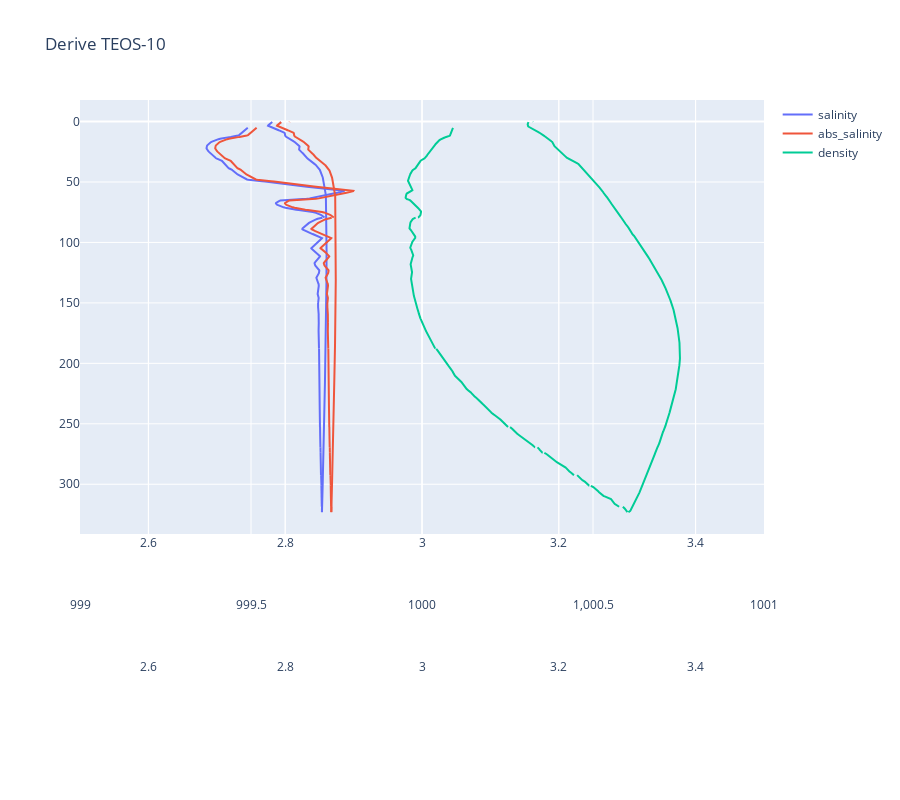

The cell this chart's notebook holds for it:
### Markdown cell above
## [Derive TEOS-10](#proc-list)
This section shows how the Derive TEOS-10 function uses temperature, conductivity, practical salinity, pressure, latitude, and/or longitude to compute the following thermodynamic parameters using TEOS-10 equations:  

The table below references python functions from [TEOS-10](https://github.com/TEOS-10/GSW-Python) that are the same functions in SBE Data Processing.
> Note: Results may differ slightly from SBE Data Processing due to GSW version differences.

| Variable Name                      | GSW-Python function              |  
|------------------------------------|----------------------------------|  
| Absolute Salinity                  | gsw.SA_from_SP                   |
| Absolute Salinity Anomaly          | gsw.deltaSA_from_SP              |
| adiabatic lapse rate               | gsw.adiabatic_lapse_rate_from_CT |
| Conservative Temperature           | gsw.CT_from_t                    |
| Conservative Temperature, freezing | gsw.CT_freezing                  |
| density, TEOS-10                   | gsw.rho[<sup>1</sup>](#teos_fn1)        |
| dynamic enthalpy                   | gsw.dynamic_enthalpy             |
| enthalpy                           | gsw.enthalpy                     |
| entropy                            | gsw.entropy_from_t               |
| gravity                            | gsw.grav                         |
| internal energy                    | gsw.internal_energy              |
| isentropic compressibility         | gsw.kappa                        |
| latent heat of evaporation         | gsw.latentheat_evap_CT           |
| latent heat of melting             | gsw.latentheat_melting           |
| potential temperature              | gsw.pt0_from_t                   |
| Preformed Salinity                 | gsw.Sstar_from_SA                |
| Reference Salinity                 | gsw.SR_from_SP                   |
| saline contraction coefficient     | gsw.beta                         |
| sound speed                        | gsw.sound_speed                  |
| specific volume                    | gsw.specvol                      |
| specific volume anomaly            | gsw.specvol_anom_standard        |
| temperature freezing               | gsw.t_freezing                   |
| thermal expansion coefficient      | gsw.alpha                        |

<span id="teos_fn1"> <sup>1</sup> use gsw.rho with reference pressure for the sigmas

### Code cell
data['salinity'] = gsw.SP_from_C(
    C=data['corrected_cond'].values,
    t=data['filtered_temp'].values,
    p=data['press'].values
)

data["abs_salinity"] = gsw.SA_from_SP(
    SP=data["salinity"].values, p=data["press"].values, lon=0, lat=0
)

data['conservative_t'] = gsw.CT_from_t(
    SA=data['abs_salinity'].values,
    t=data['filtered_temp'].values,
    p=data['press'].values
)

data['density'] = gsw.rho(
    SA=data['abs_salinity'].values,
    CT=data['conservative_t'].values,
    p=[0]
)

plot(
    data=data,
    title='Derive TEOS-10',
    x_names=['salinity', 'abs_salinity', 'density'],
    x_bounds={0: [2.5, 3.5], 1: [2.5, 3.5], 2: [999, 1001]}
)

### Figure 1 — Plotly figure (JSON) as saved in the notebook; plotly's stock layout.template omitted (floating-point values rounded to 4 significant figures; data arrays with more than 128 entries replaced by an {"elided": "..."} marker saying what was removed)
{"data": [{"name": "salinity", "type": "scatter", "x": {"elided": "3069 float values"}, "xaxis": "x", "y": {"elided": "3069 float values"}}, {"name": "abs_salinity", "type": "scatter", "x": {"elided": "3069 float values"}, "xaxis": "x2", "y": {"elided": "3069 float values"}}, {"name": "density", "type": "scatter", "x": {"elided": "3069 float values"}, "xaxis": "x3", "y": {"elided": "3069 float values"}}], "layout": {"height": 800, "title": {"text": "Derive TEOS-10"}, "xaxis": {"domain": [0, 1], "range": [2.5, 3.5], "title": {"text": ""}}, "xaxis2": {"overlaying": "x", "position": 0.1, "range": [2.5, 3.5], "title": {"text": ""}}, "xaxis3": {"overlaying": "x", "position": 0.2, "range": [999, 1001], "title": {"text": ""}}, "xaxis4": {"overlaying": "x", "position": 0.3, "title": {"text": ""}}, "yaxis": {"autorange": "reversed", "domain": [0.3, 1], "position": 0, "title": {"text": ""}}, "yaxis2": {"overlaying": "y", "position": 0.1, "title": {"text": ""}}, "yaxis3": {"overlaying": "y", "position": 0.2, "title": {"text": ""}}, "yaxis4": {"overlaying": "y", "position": 0.3, "title": {"text": ""}}}}
